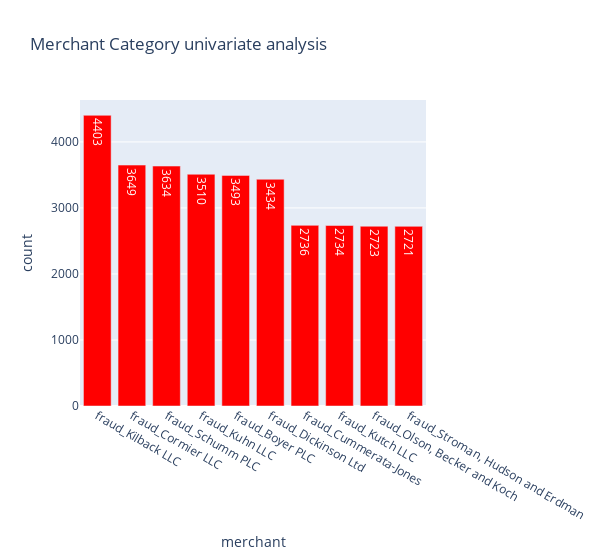

Notebook code for this chart:
### Code cell
temp = df1["merchant"].value_counts().head(10)
df = pd.DataFrame({'Class': temp.index,'values': temp.values})

trace = go.Bar(
    x = df['Class'],y = df['values'],
    name="Credit Card Fraud Class - data unbalance (Not fraud = 0, Fraud = 1)",
    marker=dict(color="Red"),
    text=df['values']
)
data = [trace]
layout = dict(title = 'Merchant Category univariate analysis',
          xaxis = dict(title = 'merchant', showticklabels=True), 
          yaxis = dict(title = 'count'),
          hovermode = 'closest',width=600
         )
fig = dict(data=data, layout=layout)
iplot(fig, filename='class')

### Figure 1 — Plotly figure (JSON) as saved in the notebook; plotly's stock layout.template omitted (floating-point values rounded to 4 significant figures)
{"data": [{"marker": {"color": "Red"}, "name": "Credit Card Fraud Class - data unbalance (Not fraud = 0, Fraud = 1)", "text": [4403, 3649, 3634, 3510, 3493, 3434, 2736, 2734, 2723, 2721], "type": "bar", "x": ["fraud_Kilback LLC", "fraud_Cormier LLC", "fraud_Schumm PLC", "fraud_Kuhn LLC", "fraud_Boyer PLC", "fraud_Dickinson Ltd", "fraud_Cummerata-Jones", "fraud_Kutch LLC", "fraud_Olson, Becker and Koch", "fraud_Stroman, Hudson and Erdman"], "y": [4403, 3649, 3634, 3510, 3493, 3434, 2736, 2734, 2723, 2721]}], "layout": {"hovermode": "closest", "title": {"text": "Merchant Category univariate analysis"}, "width": 600, "xaxis": {"showticklabels": true, "title": {"text": "merchant"}}, "yaxis": {"title": {"text": "count"}}}}
